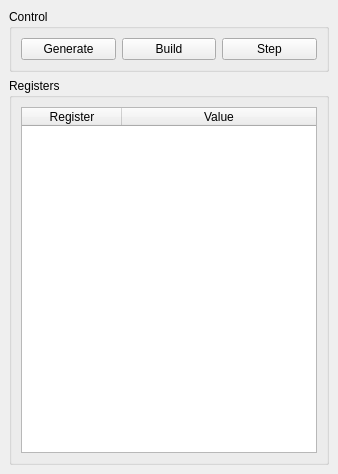
<?xml version="1.0" encoding="UTF-8"?>
<ui version="4.0">
 <class>ostVM</class>
 <widget class="QDockWidget" name="ostVM">
  <property name="geometry">
   <rect>
    <x>0</x>
    <y>0</y>
    <width>338</width>
    <height>474</height>
   </rect>
  </property>
  <property name="windowTitle">
   <string>Virtual Machine</string>
  </property>
  <widget class="QWidget" name="dockWidgetContents">
   <layout class="QGridLayout" name="gridLayout_2">
    <item row="0" column="0">
     <widget class="QGroupBox" name="groupBox_2">
      <property name="title">
       <string>Control</string>
      </property>
      <layout class="QHBoxLayout" name="horizontalLayout_2">
       <item>
        <widget class="QPushButton" name="generateButton">
         <property name="text">
          <string>Generate</string>
         </property>
        </widget>
       </item>
       <item>
        <widget class="QPushButton" name="buildButton">
         <property name="text">
          <string>Build</string>
         </property>
         <property name="icon">
          <iconset resource="ost-editor.qrc">
           <normaloff>:/assets/build.png</normaloff>:/assets/build.png</iconset>
         </property>
        </widget>
       </item>
       <item>
        <widget class="QPushButton" name="playButton">
         <property name="text">
          <string>Step</string>
         </property>
         <property name="icon">
          <iconset resource="ost-editor.qrc">
           <normaloff>:/assets/play-circle.png</normaloff>:/assets/play-circle.png</iconset>
         </property>
        </widget>
       </item>
      </layout>
     </widget>
    </item>
    <item row="1" column="0">
     <widget class="QGroupBox" name="groupBox">
      <property name="title">
       <string>Registers</string>
      </property>
      <layout class="QGridLayout" name="gridLayout">
       <item row="0" column="0">
        <widget class="QTableWidget" name="regsTable">
         <attribute name="horizontalHeaderStretchLastSection">
          <bool>true</bool>
         </attribute>
         <column>
          <property name="text">
           <string>Register</string>
          </property>
         </column>
         <column>
          <property name="text">
           <string>Value</string>
          </property>
         </column>
        </widget>
       </item>
      </layout>
     </widget>
    </item>
   </layout>
  </widget>
 </widget>
 <resources>
  <include location="ost-editor.qrc"/>
 </resources>
 <connections/>
</ui>
